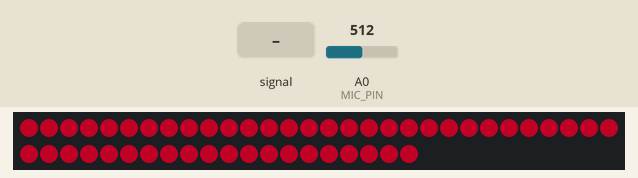
This sketch was run on a simulated Arduino Uno, built with avr-gcc and run on an emulated ATmega328P. On the bench: 50 RGB LEDs in strip order, left to right, continuing on the next row. The inputs (shaded band) are chosen by the test bench; at power-on: A0 (MIC_PIN) = 512. Dim RGB values are drawn brighter than linear; the strip is taken to match the declared colour order.

Above: at 0.6 s.
2.4 s: A0 (MIC_PIN) fed a 50 Hz sine of ±306 counts around its level
At 3.06 s:
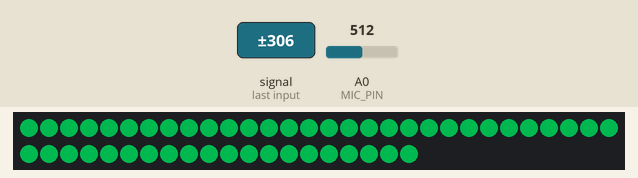
4.1 s: A0 (MIC_PIN) fed a 200 Hz sine of ±255 counts around its level
At 4.56 s:
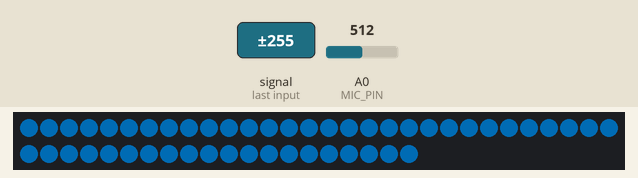
7.1 s: A0 (MIC_PIN) fed a 1000 Hz sine of ±255 counts around its level
10.1 s: A0 (MIC_PIN) fed a 2 Hz sine of ±306 counts around its level
At 12.41 s:
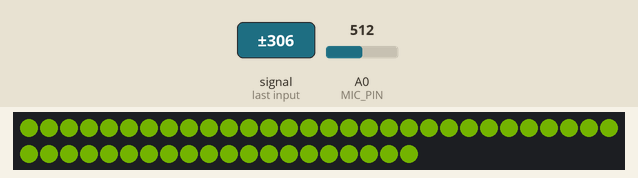
12.7 s: A0 (MIC_PIN) set to 390
At 13.9 s:
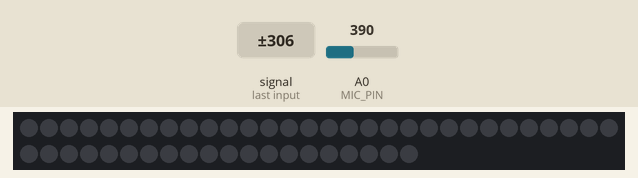

Measured:
- after the input at 2.4 s, the LEDs: first change at once (image 1 shows a later state)

The sketch:

WS2811NEOPIXLE.ino
```cpp
#include <Adafruit_NeoPixel.h>

#define LED_PIN    3
#define LED_COUNT 50
#define MIC_PIN A0 // Microphone
#define N_PIXELS 50 // number of pixels in LED strand
#define N 100 // Number of samples to take each time readSamples is called
#define fadeDelay 10 // delay time for each fade amount
#define noiseLevel 2 // slope level of average mic noise without sound

Adafruit_NeoPixel strip(LED_COUNT, LED_PIN, NEO_RGB + NEO_KHZ800);

int samples[N]; // storage for a sample collection set
int periodFactor = 0; // keep track of number of ms for period calculation
int t1 = -1; // times of slope > 100 detected.
int T; // period between times scaled to milliseconds
int slope; // the slope of two collected data sample points
byte periodChanged = 0;

void setup() {
  strip.begin();
  ledsOff();
  delay(500);
  displayColor(Wheel(100));
  strip.show();
  delay(500);
}

void loop() {
  readSamples();
}

void readSamples() {
  for(int i=0; i<N; i++) {
    samples[i] = analogRead(0);
    if(i>0) {
      slope = samples[i] - samples[i-1];
    }
    else {
      slope = samples[i] - samples[N-1];
    }
    // Check if Slope greater than noiseLevel - sound that is not at noise level detected
    if(abs(slope) > noiseLevel) {
      if(slope < 0) {
        calculatePeriod(i);
        if(periodChanged == 1) {
          displayColor(getColor(T));
        }
      }
    }
    else {
      ledsOff();
    }
    periodFactor += 1;
    delay(1);
  }
}

void calculatePeriod(int i) {
  if(t1 == -1) {
    // t1 has not been set
    t1 = i;
  }
  else {
    // t1 was set so calc period
    int period = periodFactor*(i - t1);
    periodChanged = T==period ? 0 : 1;
    T = period;
    //Serial.println(T);
    // reset t1 to new i value
    t1 = i;
    periodFactor = 0;
  }
}

uint32_t getColor(int period) {
  if(period == -1)
    return Wheel(0);
  else if(period > 400)
    return Wheel(5);
  else
    return Wheel(map(-1*period, -400, -1, 50, 255));
}

void fadeOut()
{
  for(int i=0; i<5; i++) {
    strip.setBrightness(110 - i*20);
    strip.show(); // Update strip
    delay(fadeDelay);
    periodFactor +=fadeDelay;
  }
}

void fadeIn() {
  strip.setBrightness(100);
  strip.show(); // Update strip
  // fade color in
  for(int i=0; i<5; i++) {
    //strip.setBrightness(20*i + 30);
    //strip.show(); // Update strip
    delay(fadeDelay);
    periodFactor+=fadeDelay;
  }
}

void ledsOff() {
  fadeOut();
  for(int i=0; i<N_PIXELS; i++) {
    strip.setPixelColor(i, 0, 0, 0);
  }
}

void displayColor(uint32_t color) {
  for(int i=0; i<N_PIXELS; i++) {
    strip.setPixelColor(i, color);
  }
  fadeIn();
}

// Input a value 0 to 255 to get a color value.
// The colors are a transition r - g - b - back to r.
uint32_t Wheel(byte WheelPos) {
  if(WheelPos < 85) {
    return strip.Color(WheelPos * 3, 255 - WheelPos * 3, 0);
  }
  else if(WheelPos < 170) {
    WheelPos -= 85;
    return strip.Color(255 - WheelPos * 3, 0, WheelPos * 3);
  }
  else {
    WheelPos -= 170;
    return strip.Color(0, WheelPos * 3, 255 - WheelPos * 3);
  }
}
```
